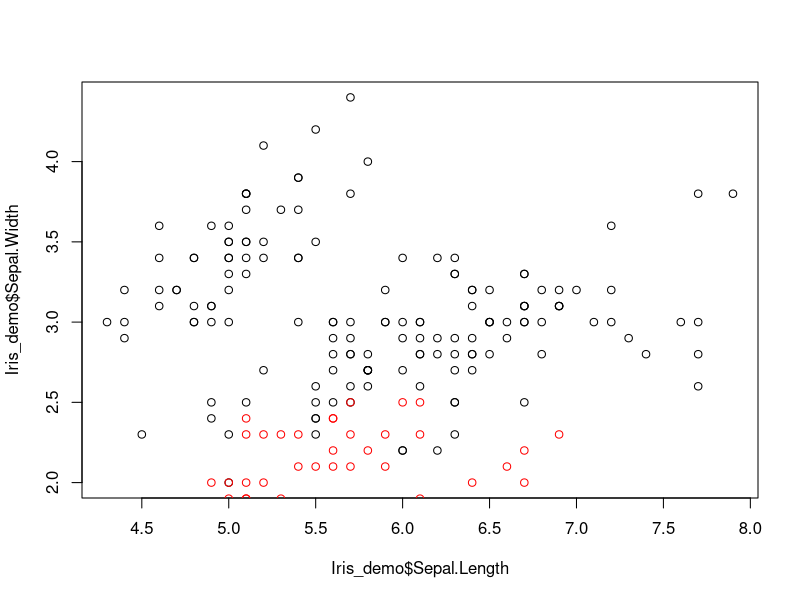
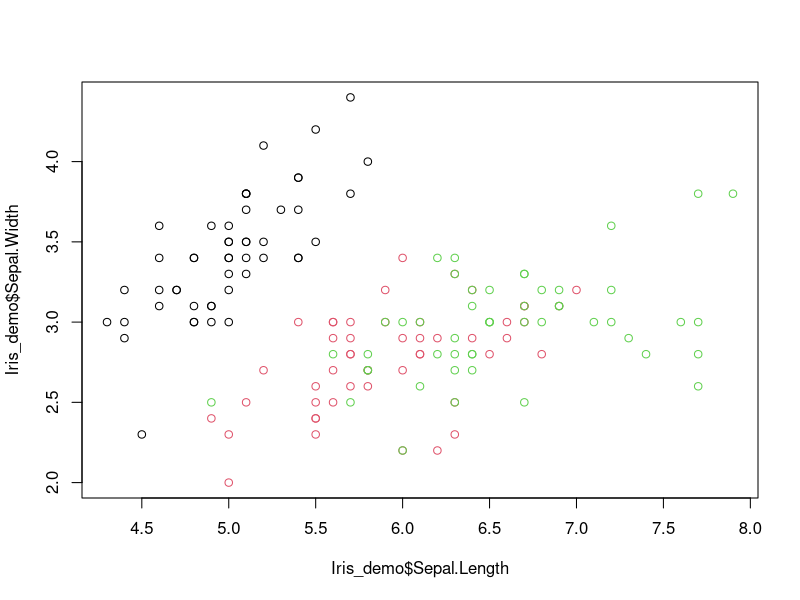
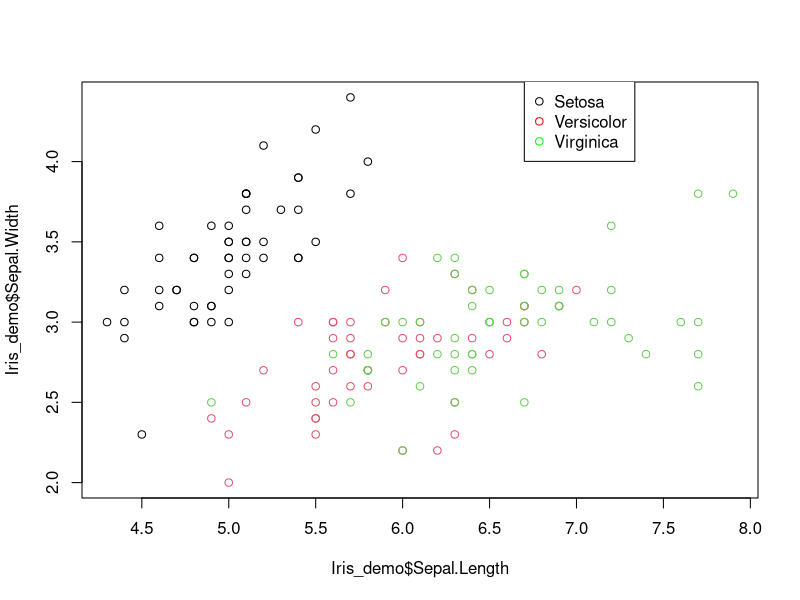
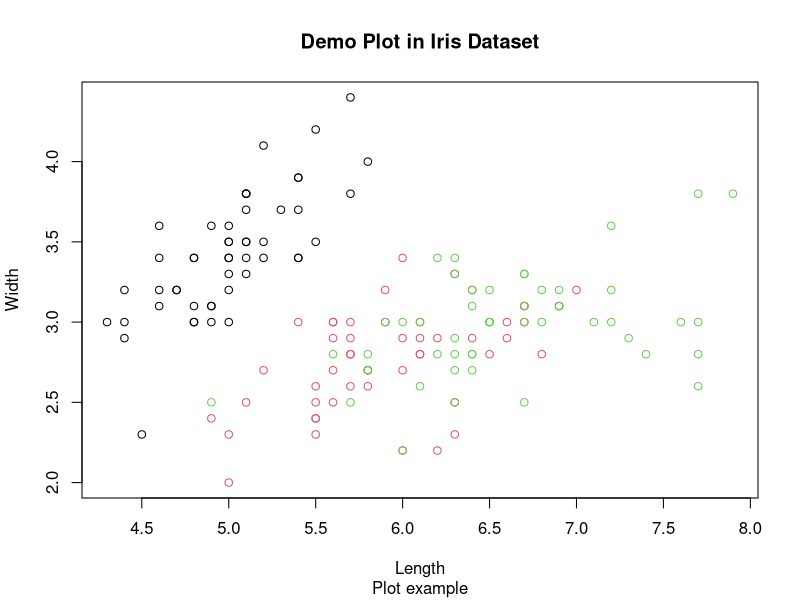
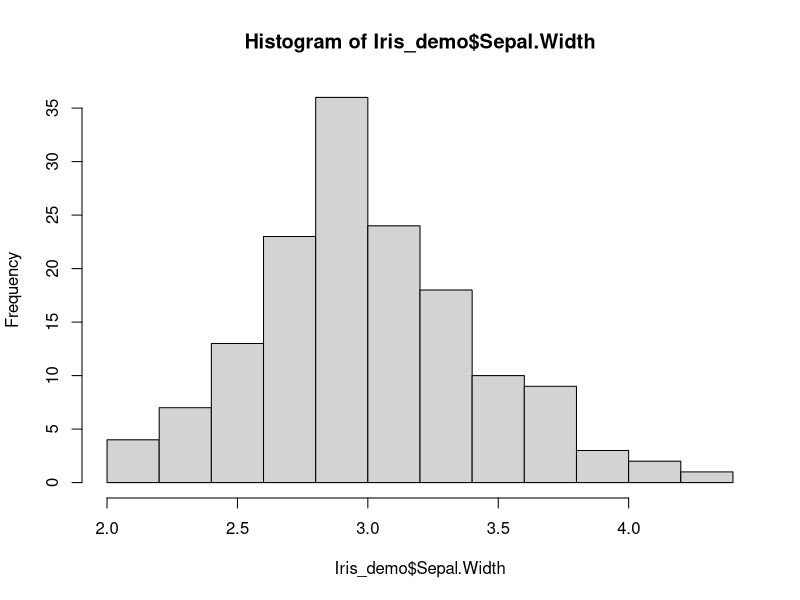
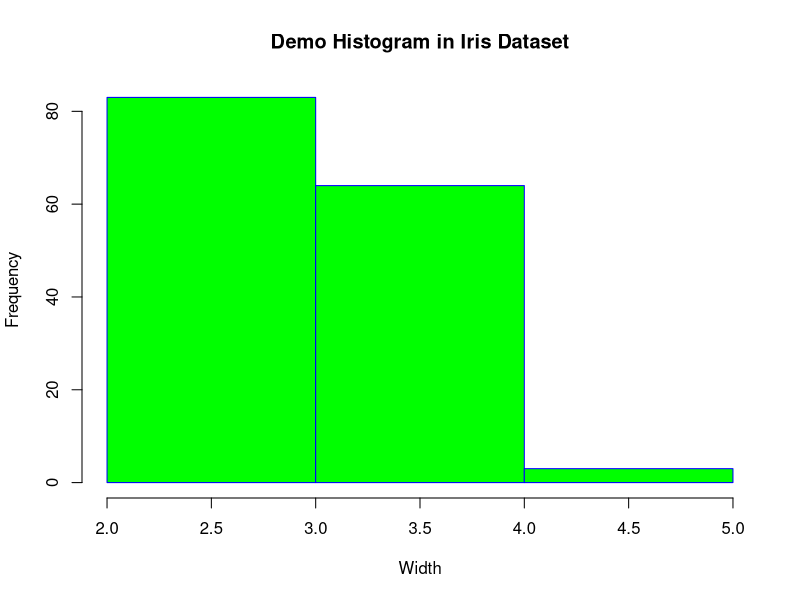
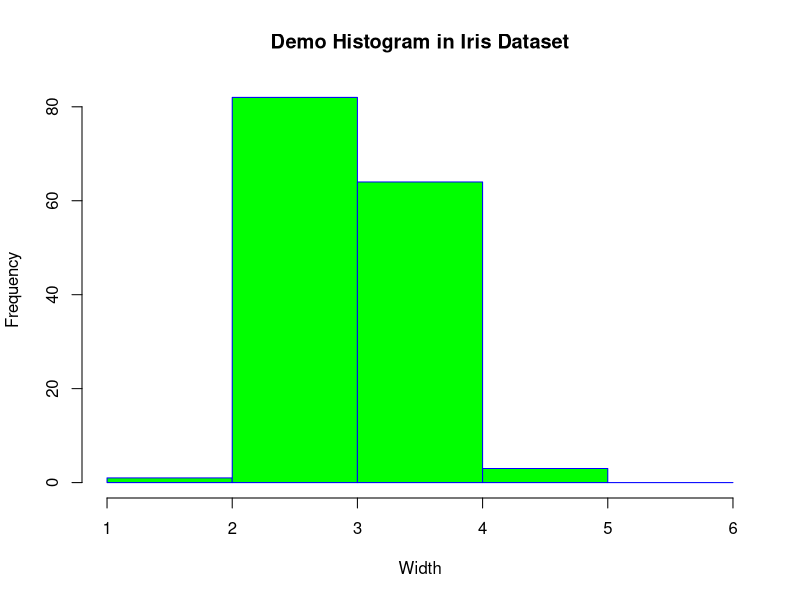
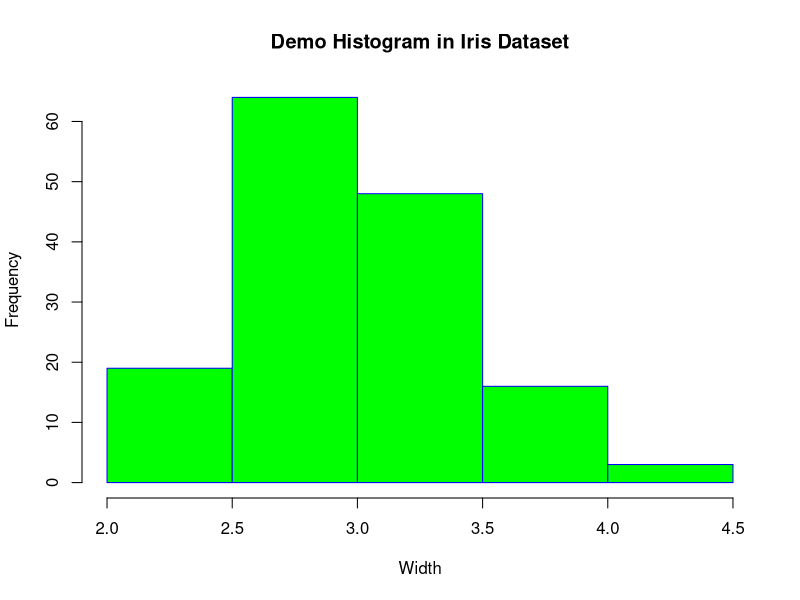

Generate these figures, in order, with R:
##############################################################################
# R Session	- Visualization					                                                       #
# Date:  10/08/2017									                                         #
# Author: Manish                              							                 #	
##############################################################################

##############################################################################
# This Session will cover:
#     Why Data Visualization
#     https://gramener.com/amitabh/
#     Where data visualization fits in project lifecycle 
#     Delve deeper into different type of charts
#        1. Line Chart         2. Bar Chart          3. Histogram
#        4. Pie Chart          5. Stacked Bar Chart  6. Scatter Plot
#        7. Box Plot           8. Grouped Bar Chart 
#       
#     Base Ploting in R
#     ggplot2
##############################################################################


##Base Plottig in R

#Use Iris Dataset
attach(iris)
Iris_demo <- iris
View(Iris_demo)
str(Iris_demo)
?plot
help(plot)

#Scatter Plot 
#Syntax
#plot(X,Y,....)

#Idea behind ploting scater plot is to understand the 
#correlation between X and Y
plot(Iris_demo$Sepal.Length,
     Iris_demo$Sepal.Width)



points(Iris_demo$Petal.Length,
       Iris_demo$Petal.Width,col="red")

#Identify the three Species 
plot(Iris_demo$Sepal.Length,
     Iris_demo$Sepal.Width,
     col=Iris_demo$Species)



plot(Iris_demo$Sepal.Length,
     Iris_demo$Sepal.Width,
     col=Iris_demo$Species)

legend(6.7,4.5,
       legend=c("Setosa", "Versicolor",
                "Virginica"),
       col=c("black","red", "green"),  
       pch = 1.0)


plot(Iris_demo$Sepal.Length,
     Iris_demo$Sepal.Width,type = "p", 
     col=Iris_demo$Species,
     main = "Demo Plot in Iris Dataset",
     sub = "Plot example",
     xlab = "Length",ylab = "Width")


#Histogram 
#Syntax
#hist(x,...)
?hist
hist(Iris_demo$Sepal.Width)


hist(Iris_demo$Sepal.Width,
     main = "Demo Histogram in Iris Dataset",
     xlab = "Width",
     border = "blue",
     col = "green",
     breaks = c(2,3,4,5)
)



hist(Iris_demo$Sepal.Width,
     main = "Demo Histogram in Iris Dataset",
     xlab = "Width",
     border = "blue",
     col = "green",
     breaks = 1:6
     
)

hist(Iris_demo$Sepal.Width,
     main = "Demo Histogram in Iris Dataset",
     xlab = "Width",
     border = "blue",
     col = "green",
     breaks = 5
)

##density = counts/(n*diff(breaks)
hist(Iris_demo$Sepal.Width,
     main = "Density plot",
     xlab = "Width",
     border = "blue",
     col = "green",
     breaks = 5,
     freq = F
)

##density as parameter (Density of the shading line)
hist(Iris_demo$Sepal.Width,
     main = "Freq plot",
     xlab = "Width",
     border = "blue",
     col = "green",
     density =  100
)

#Boxplot
#Box plots are extremely useful when you want to understand 
#large quantitative information
#Gives you good undestanding of Data distribution
#Very useful if you want to compare data across categories
#Syntax:
#boxplot()
boxplot(Iris_demo$Sepal.Length)
boxplot(Iris_demo)

##Names are not getting fit horizontally in given area.
##I want name to be displayed vertical
##USe "las" parameter
boxplot(Iris_demo,las=2)

#RenameName each variables
boxplot(Iris_demo,las=2, 
        names = c("S_L","S_W",
                  "P_L","P_W",
                  "Species"))


boxplot(Iris_demo,las=2, 
        names = c("S_L","S_W",
                 "P_L","P_W",
                 "Species"),
        col = c("red","green","blue",
                "Black","royalblue2"))


#Grab the outlier
outlier <- boxplot(Iris_demo$Sepal.Width)
outlier

outlier1 <- boxplot(Iris_demo$Sepal.Width,
                    plot = F)$out
outlier1

##Compare each species type and Petal Length
boxplot(Iris_demo$Petal.Length~Iris_demo$Species,
        xlab = "Species Type",
        ylab = "Petal Length", 
        main = "Iris Data",
        col = c("red","green","blue"))





##Horizontal Boxplot
boxplot(Iris_demo$Petal.Length~Iris_demo$Species,
        xlab = "Species Type",
        ylab = "Petal Length", 
        main = "Iris Data",
        col = c("red","green","blue"),
        horizontal = T)


## Pie Chart
#Syntax
#pie(x,labels) 
#x: vector containing the numeric value
#labels: GIve the descriptions

mytable <- table(iris$Species)
pie(mytable,labels = c("Setosa",
                       "Versicolor",
                       "Virginica"))

#Use Pie Percent
pie(mytable,labels = 
      round(100*mytable/sum(mytable), 1))

#Use Legends
pie(mytable,labels = 
      round(100*mytable/sum(mytable), 1),
    col=c("red","green","blue"))
legend("topright",c("Setosa",
                    "Versicolor",
                    "Virginica"),
       cex = .50,
       fill = c("red","green","blue"))



##Limitation of base Package
#Static Graphs
#Can not use to create complex visualization
#Just an image, cant be manipulated.

##ggplot2 - fullfledge R data objects
##Ingredients of ggplot package

## Load the ggplot2 package using install.packages("ggplot2")
library(ggplot2)

##Elements of ggplot: Fundamental design of ggplot
#Essential Attributes
   #1. Data
   #2. Geometries: What type of Plot you want?
       #Example: Point, Line,boxplot.......
       #Tip: A plot must have at least one geom; 
            #there is no upper limit. You can add a geom 
            #to a plot using the + operator
#help.search("geom_", package = "ggplot2")

   #3. Aesthetics: Specify parameters which 
   #are specific to that geometry (Wot you can see).
   #Example: Position, Color, Shape, Size etc
   #Each type of geom accepts only a subset of all aesthetics
   #refer to the geom help pages to see what mappings each 
   #geom accepts. Aesthetic mappings are set with the aes() function.

#Optional Attributes
   #1. Facets
   #2. Statistics
   #3. Coordinates
   #4. Themes

##Creating Visualization using ggplot:

attach(mtcars)
library(ggplot2)
ggplot(data = mtcars, 
       aes(x=cyl , y=mpg)) + 
  geom_point()

str(mtcars)


ggplot(data = mtcars, 
       aes(x=factor(cyl) , y=mpg)) + 
  geom_point()







ggplot(data = mtcars, 
       aes(x=as.character(cyl) , y=mpg)) + 
  geom_point()

##Scatter Plots in ggplot
##Add additional parameter called shape in Geometries 
ggplot(data = mtcars, 
       aes(x=factor(cyl) , y=mpg))  +
  geom_point(shape = 1, size = 2)



##size parameter in Aesthetics
  ggplot(data = mtcars, 
         aes(x=factor(cyl) , 
             y=mpg,size = hp)) + 
    geom_point()


##Apply multiple variables in 2 D space
ggplot(data = mtcars,
       aes(x= wt,y = mpg, 
           col = hp,
           size = disp)) + 
  geom_point()

## Size parameter in the geom will override 
#size parameter of aes

ggplot(data = mtcars,
       aes(x= wt,y = mpg, 
           col = hp,size = disp)) + 
  geom_point(size=2)

##USe geom text in plot
ggplot(data = mtcars,
       aes(x = wt, y=mpg)) + 
  geom_text(aes(label=cyl))

##Tip: WHere ever you want to introduced variability 
##use aes parameter.

ggplot(data = mtcars,
       aes(x= wt,y = mpg)) + 
  geom_point() + geom_line(aes(y = qsec))

#############################################################################

#Exercise1:
#1. Use reshape2 package
#2. Use tips data set (from reshape)
#3. Create a scatter plot with 
    #"Total Bill" in x axis and "tip" in Y.
#4. Color ALL the points blue
#5. Make All the points bigger 
#   by setting size = 3
#6. Vary the size of the points based on 
    #the size of the party







#Exercise1: Solution
library(reshape2)
tips
ggplot(tips,aes(x=total_bill,y=tip)) + 
  geom_point()

ggplot(tips,aes(x=total_bill,y=tip)) +
  geom_point(color="blue")

ggplot(tips,aes(x=total_bill,y=tip)) +
  geom_point(color="blue",size=3)

ggplot(tips,aes(x=total_bill,y=tip,
                size = size)) + 
  geom_point()


#############################################################################

##Visualizing the large dataset
attach(diamonds)
str(diamonds)

ggplot(data = diamonds,aes(x=carat,y=price)) + 
  geom_point()

##When the points in the scatter plots are cluttered, 
#a smooth line can be used to visualize the 
#underlying trend or relationship between variables 
#on the x and y axis.

ggplot(data = diamonds,aes(x=carat,y=price)) + 
  geom_point() + geom_smooth()

#Points are not adding much value here 
##so we can remove points
ggplot(data = diamonds,aes(x=carat,y=price)) +
  geom_smooth()

#Add Clarity variable in our graph
temp <- ggplot(data = diamonds,
               aes(x=carat,y=price,
                   col = clarity)) +
  geom_smooth()
temp


#install.packages("directlabels")
#library(directlabels)
#direct.label(temp,list(last.points, 
#                       hjust = .5,
#                       vjust = .5))

##add clarity in our point graph
ggplot(data = diamonds,
       aes(x=carat,y=price,
           col=clarity)) +
  geom_point()

##Add transparency factor using alpha parameter.
ggplot(data = diamonds,
       aes(x=carat,y=price,col=clarity)) +
  geom_point()

ggplot(data = diamonds,
       aes(x=carat,y=price,col=clarity)) +
  geom_point(alpha = 0.4)

##Lets see how can we use ggplot in more powerful way
##Plots as object

diamond_plot <- ggplot(diamonds,
                       aes(x = carat,
                           y=price))
diamond_plot+geom_smooth()
diamond_plot+ geom_point()


##Bar Chart 
cyl_am <- ggplot(mtcars,
                 aes(x=cyl)) 
cyl_am + geom_bar()


cyl_am <- ggplot(mtcars,
                 aes(x=factor(cyl))) 
cyl_am + geom_bar() 

cyl_am

cyl_am + geom_bar() + aes(fill=factor(am))




ggplot(mtcars,aes(x=cyl,fill=am)) + 
  geom_bar(position = "stack")

##We dont see stacked bar for the reason because am(0 and 1) is being 
#considered as numeric
ggplot(mtcars,aes(x=factor(cyl),
                  fill=factor(am))) +
  geom_bar(position = "stack")

#If we are not interested in actual values but in proportion
#Stacked Bar Chart
#proportion
ggplot(mtcars,aes(x=factor(cyl),
                  fill=factor(am)))  + geom_bar(position = "fill")

#Dodge bar graph
ggplot(mtcars,aes(x=factor(cyl),
                  fill=factor(am))) + geom_bar(position = "dodge")

  ##Histogram
ggplot(mtcars,aes(x=mpg)) + 
  geom_histogram(binwidth = 4)

mycolor = "blue"
ggplot(mtcars,aes(x=mpg)) + 
  geom_histogram(binwidth = 3,
                 fill = mycolor)

ggplot(mtcars,aes(x=mpg,
                  fill = factor(cyl))) + 
  geom_histogram(binwidth = 1)


#Working on Time Series Data
attach(economics)

str(economics)
head(economics)

ggplot(economics, 
       aes(x=date,y=unemploy)) + 
  geom_line()


ggplot(economics, aes(x=date,
                      y=unemploy/pop)) +
  geom_line()

ggplot(economics, aes(x=date,
                      y=unemploy/pop,
                      col = psavert)) +
  geom_line()

ggplot(economics, aes(x=date,
                      y=unemploy/pop,
                      col = psavert)) +
  geom_line() + geom_point()

#Statistical Transformation
   #Some plot types (such as scatterplots) do not require transformations
   #each point is plotted at x and y coordinates equal to the original value. 
   #Other plots, such as boxplots, histograms, prediction lines etc. 
   #require statistical transformations:

#Theme
temp <- ggplot(economics,aes(x = date,
                     y = pop)) + 
  theme(legend.position = "top") +
  geom_point(aes(color = unemploy))


temp + scale_color_continuous(name="",
                              breaks = c(3000, 
                                         10000, 
                                         15000),
                              labels = c("3000", 
                                         "10000", 
                                         "15000"))

temp + scale_color_continuous(name="",
                              breaks = 
                                c(3000, 
                                  10000, 
                                  15000),
                              labels = 
                                c("3000", 
                                  "10000", 
                                  "15000"),
                              low = 
                                "blue",
                              high = "red")

##Faceting:
# Create separate graphs for subsets of data
library(reshape2)
temp1 <- ggplot(tips, aes(x = total_bill, 
                          y = tip))
temp1 + geom_line(aes(color = size))

#Not a very good way to represent the data
temp1 + geom_line() +
facet_wrap(~size, ncol = 6)




##############################################################################
# End of this Session you must have understood:
#     Why Data Visualization is so important
#     Where data visualization fits in project lifecycle 
#     What are the different visual representation for us to use
#     When to use which representation
#     Base Plotting in R
#     Plotting in ggplot2
# https://flowingdata.com/2016/03/22/comparing-ggplot2-and-r-base-graphics/
##############################################################################
